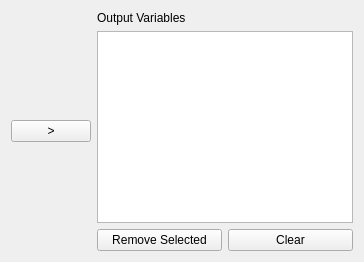
              <widget class="QWidget" name="regression">
               <layout class="QGridLayout" name="gridLayout_25">
                <item row="1" column="0">
                 <layout class="QHBoxLayout" name="horizontalLayout_3">
                  <item>
                   <widget class="QPushButton" name="add_output_columns_pushButton">
                    <property name="text">
                     <string>&gt;</string>
                    </property>
                   </widget>
                  </item>
                  <item>
                   <layout class="QVBoxLayout" name="verticalLayout_6">
                    <item>
                     <widget class="QLabel" name="label_5">
                      <property name="text">
                       <string>Output Variables</string>
                      </property>
                     </widget>
                    </item>
                    <item>
                     <widget class="QListWidget" name="output_columns_listWidget">
                      <property name="selectionMode">
                       <enum>QAbstractItemView::MultiSelection</enum>
                      </property>
                     </widget>
                    </item>
                    <item>
                     <layout class="QHBoxLayout" name="horizontalLayout_4">
                      <item>
                       <widget class="QPushButton" name="remove_output_columns_pushButton">
                        <property name="text">
                         <string>Remove Selected</string>
                        </property>
                       </widget>
                      </item>
                      <item>
                       <widget class="QPushButton" name="clear_output_columns_pushButton">
                        <property name="text">
                         <string>Clear</string>
                        </property>
                       </widget>
                      </item>
                     </layout>
                    </item>
                   </layout>
                  </item>
                 </layout>
                </item>
               </layout>
              </widget>
